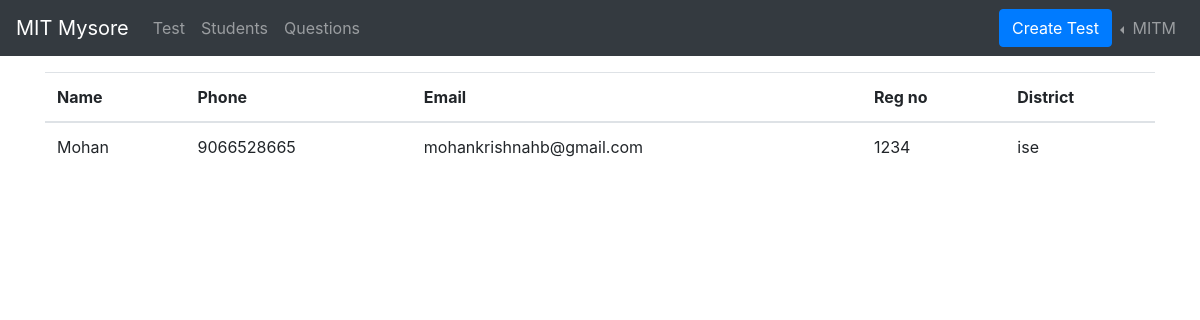
/i/student-list (signed in), run on an earlier commit of the app's database.
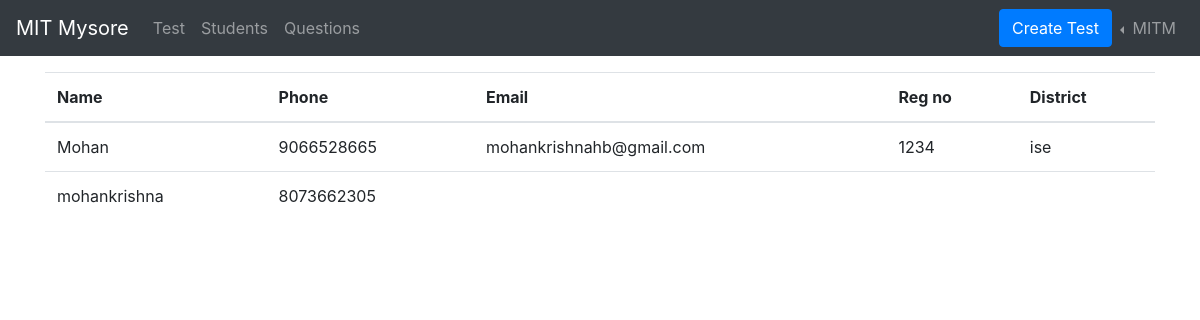
And on a later commit of the database.
### users/models.py (models this page shows, shortened)
class Institute(models.Model):
    name = models.CharField(max_length=100)
    email = models.EmailField(unique=True)
    password = models.CharField(max_length=257)
    phone_number = models.CharField(max_length=20, unique=True)
    institute_code = models.CharField(
        max_length=20, default=random_code, unique=True)

class Student(models.Model):
    reg_no = models.CharField(max_length=20, blank=True, null=True)
    name = models.CharField(max_length=50, unique=True)
    email = models.EmailField(unique=True, blank=True, null=True)
    phone_number = models.CharField(max_length=20, unique=True)
    password = models.CharField(max_length=257)
    puc_college = models.CharField(max_length=200, blank=True, null=True)
    preffered_branch = models.CharField(max_length=100, blank=True, null=True)
    institute = models.ForeignKey(
        Institute, on_delete=models.CASCADE, related_name="students")

### users/views.py (the view)
# urls.py: path('i/student-list', views.studentList),
def studentList(request):
    if request.session.get('institute', False):
        email = request.session['institute']
        if Institute.objects.filter(email=email).exists():
            institute = Institute.objects.filter(email=email)[0]
            students = Student.objects.all()
            return render(request, "students.html", {"students": students, "institute": institute})
        else:
            return redirect('/log-in')
    else:
        return redirect('/log-in')

### templates/students.html (shortened to what this page needs)
{% extends "nav_institute.html" %} {% block content %}
<div class="container my-3">
    <div class="row">
        <div class="col">
            <div class="table-responsive">
                <table class="table">
                    <thead>
                        <tr>
                            <th>Name</th>
                            <th>Phone</th>
                            <th>Email</th>
                            <th>Reg no</th>
                            <th>District</th>
                        </tr>
                    </thead>
                    <tbody>
                        {% for student in students %}
                        <tr>
                            <td>{{student.name}}</td>
                            <td>{{student.phone_number}}</td>
                            <td>{{student.email}}</td>
                            <td>{{student.reg_no}}</td>
                            <td>{{student.preffered_branch}}</td>
                        </tr>
                        {% endfor %}
                    </tbody>
                </table>
            </div>
        </div>
    </div>
</div>
{% endblock %}

### templates/nav_institute.html (shortened to what this page needs)
<!DOCTYPE html>
<html lang="en">
<head>
  <link rel="stylesheet" href="https://maxcdn.bootstrapcdn.com/bootstrap/4.5.0/css/bootstrap.min.css" />
</head>
<body>
  <nav class="navbar navbar-expand-sm bg-dark navbar-dark">
    <a class="navbar-brand" href="/">MIT Mysore</a>
    <div class="collapse navbar-collapse" id="collapsibleNavbar">
      <ul class="navbar-nav mr-auto">
        <li class="nav-item">
          <a class="nav-link" href="/test/i/test-list">Test</a>
        </li>
        <li class="nav-item">
          <a class="nav-link" href="/i/student-list">Students</a>
        </li>
        <li class="nav-item">
          <a class="nav-link" href="/test/i/question-list">Questions</a>
        </li>
      </ul>
      <a class="btn btn-primary" href="/test/i/create-test">
        Create Test
      </a>
      <ul class="navbar-nav">
        <li class="nav-item dropdown dropleft">
          <a class="nav-link dropdown-toggle" href="#" id="navbardrop" data-toggle="dropdown">
            {{institute.name}}
          </a>
        </li>
      </ul>
    </div>
  </nav>
  {% block content %} {% endblock %}
</body>
</html>

What changed in the data, as far as the page shows it:
added Student: name "mohankrishna", phone_number "8073662305"
